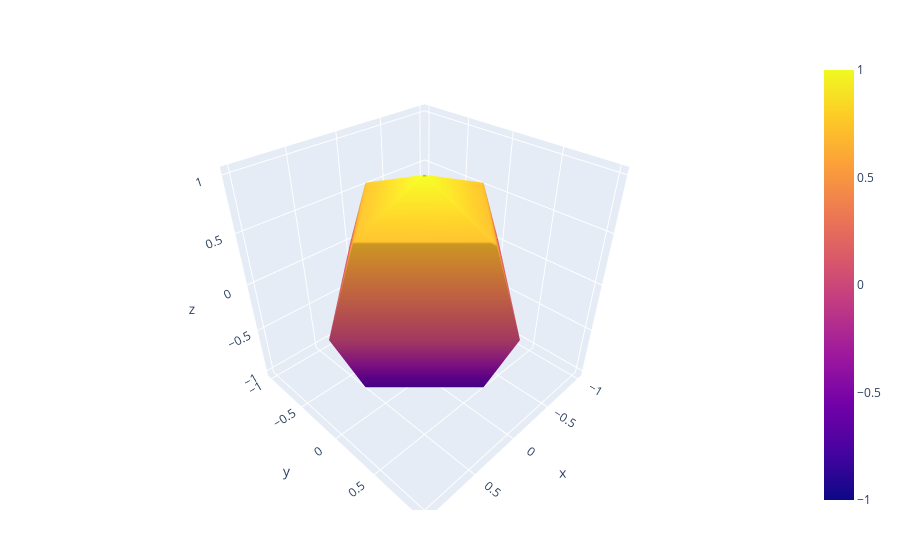

Notebook code for this chart:
### Code cell
N = 5
u = LinRange(0, 2π, N)
v = LinRange(0, π, N)
x = cos.(u) * sin.(v)'
y = sin.(u) * sin.(v)'
z = repeat(cos.(v)',outer=[N, 1])

PlotlyJS.plot([PlotlyJS.surface(x=x,y=y,z=z)])

### Figure 1 — Plotly figure (JSON) as saved in the notebook; plotly's stock layout.template omitted (floating-point values rounded to 4 significant figures)
{"data": [{"type": "surface", "x": [[0, 0, 0, 0, 0], [0.7071, 4.33e-17, -0.7071, -1.299e-16, 0.7071], [1, 6.123e-17, -1, -1.837e-16, 1], [0.7071, 4.33e-17, -0.7071, -1.299e-16, 0.7071], [1.225e-16, 7.499e-33, -1.225e-16, -2.25e-32, 1.225e-16]], "y": [[0, 0, 0, 0, 0], [0, 0.7071, 8.66e-17, -0.7071, -1.732e-16], [0, 1, 1.225e-16, -1, -2.449e-16], [0, 0.7071, 8.66e-17, -0.7071, -1.732e-16], [0, 1.225e-16, 1.5e-32, -1.225e-16, -3e-32]], "z": [[1, 1, 1, 1, 1], [0.7071, 0.7071, 0.7071, 0.7071, 0.7071], [6.123e-17, 6.123e-17, 6.123e-17, 6.123e-17, 6.123e-17], [-0.7071, -0.7071, -0.7071, -0.7071, -0.7071], [-1, -1, -1, -1, -1]]}], "layout": {"margin": {"b": 50, "l": 50, "r": 50, "t": 60}}}
